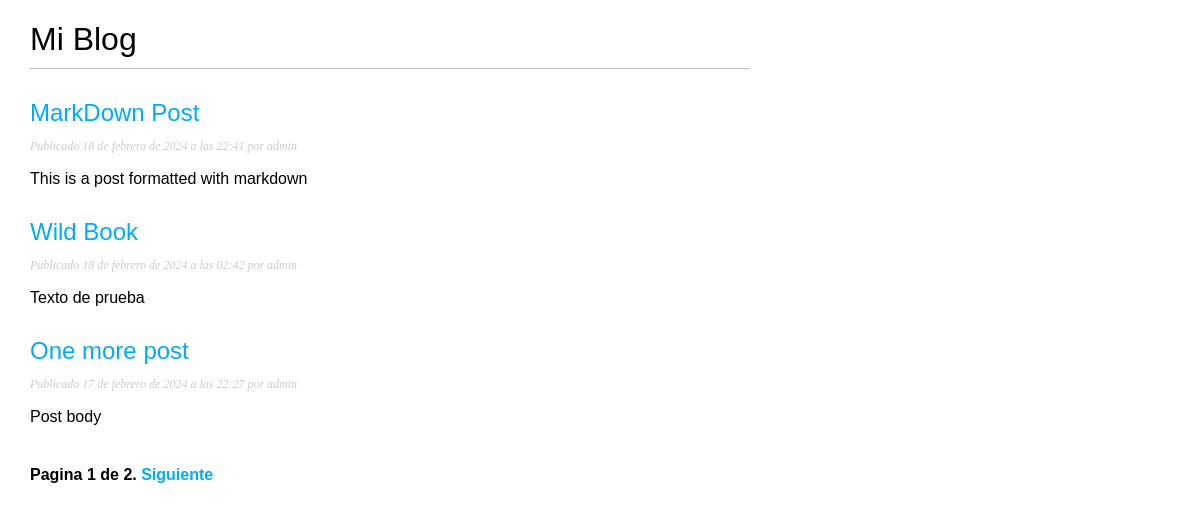
The page /blog/ on the database as committed earlier.
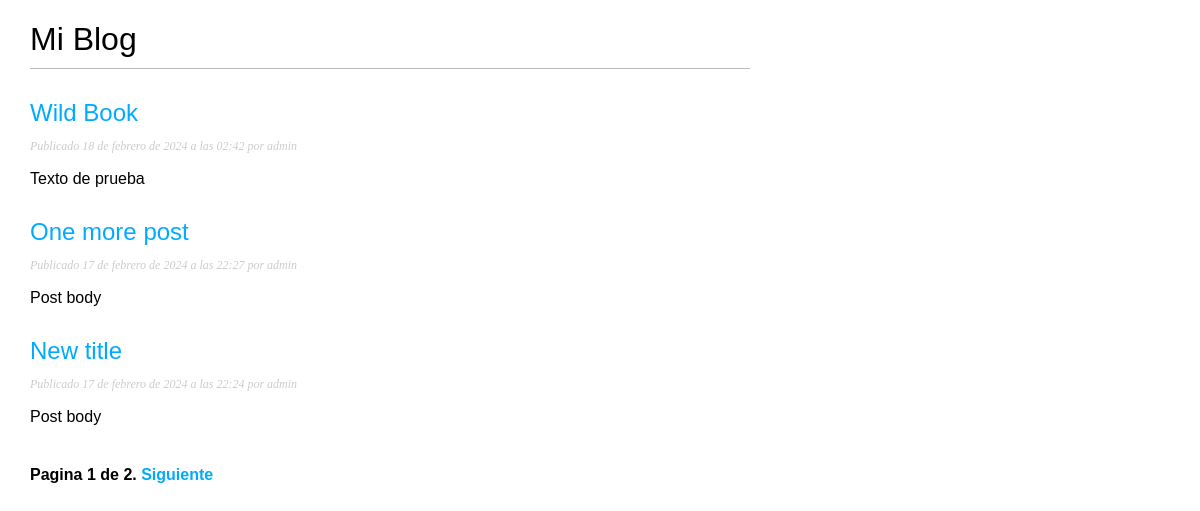
The same page on the database as committed later.
### blog/models.py (models this page shows, shortened)
class Post(models.Model):
    class Estado(models.TextChoices): # Enumeración de opciones de estado : Borrador y Publicado
        BORRADOR = 'BR', 'Borrador'
        PUBLICADO = 'PB', 'Publicado'
    title = models.CharField(max_length=250)
    slug = models.SlugField(max_length=250,
                            unique_for_date='publish')
    author = models.ForeignKey(User,
                               on_delete=models.CASCADE,
                               related_name='blog_posts')
    body = models.TextField()
    publish = models.DateTimeField(default=timezone.now)
    created = models.DateTimeField(auto_now_add=True)
    updated = models.DateTimeField(auto_now=True)
    status = models.CharField(max_length=2,
                              choices=Estado.choices,
                              default=Estado.BORRADOR)
    def get_absolute_url(self):
        return reverse('blog:post_detail',
                       args=[self.publish.year,
                            self.publish.month,
                            self.publish.day,
                            self.slug])

### blog/views.py (the view)
# urls.py: path('', views.PostListView.as_view(), name='post_list'), # Esta es la vista basada en clases
class PostListView(ListView): # Hereda de la clase ListView que es una vista genérica que se utiliza para mostrar una lista de objetos.
    queryset = Post.objects.filter(status=Post.Estado.PUBLICADO).order_by('-publish')
    context_object_name = 'posts' # El nombre de la variable de contexto que se utilizará en la plantilla.
    paginate_by = 3 # Muestra 3 posts por página.
    template_name = 'blog/post/list.html' # La plantilla que se utilizará para renderizar la página.

### blog/templates/blog/post/list.html (shortened to what this page needs)
{% extends "blog/base.html" %}
{% block content %}
    <h1>Mi Blog</h1>
    {% for post in posts %}
        <h2>
            <a href="{{ post.get_absolute_url }}">
                {{ post.title }}
            </a>
        </h2>
        <p class="date">
            Publicado {{ post.publish }} por {{ post.author }}
        </p>
        {{ post.body | truncatewords:30 | linebreaks }}
    {% endfor %}
    {% include "pagination.html" with page=page_obj %}
{% endblock %}

Rows that differ between the two databases and show on the page:
no longer on this page (row edited): Post: title "MarkDown Post", publish "18 de febrero de 2024 a las 22:41", author "admin", body "This is a post formatted with markdown"
now on this page (row unchanged): Post: title "New title", publish "17 de febrero de 2024 a las 22:24", author "admin", body "Post body"
